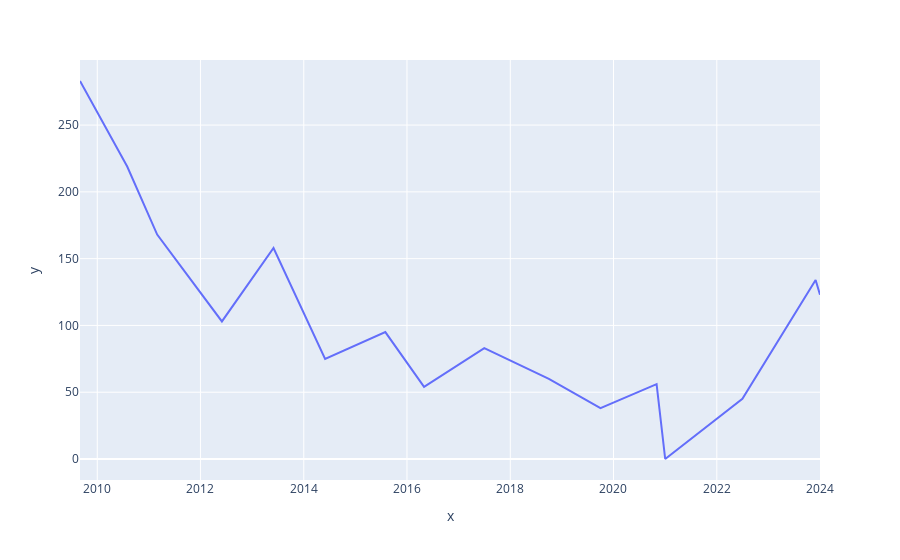

Source (notebook cell):
### Code cell
import plotly.express as px
# series_influ_A_df['Year'] = series_influ_A_df['Month'].apply(lambda x:x[:4])
# series_influ_A_df.groupby('Year').max()

# px.line(x= series_influ_A_df["Year"],y = series_influ_A_df["Influenza A - All types of surveillance"])

series_influ_A_df['Month'] = pd.to_datetime(series_influ_A_df['Month'])
 
series_influ_A_df['Year'] = series_influ_A_df['Month'].dt.year

 
max_values = series_influ_A_df.loc[series_influ_A_df.groupby('Year')['Influenza A - All types of surveillance'].idxmax()]
 
# print(max_values[['Year', 'Month', 'Influenza A - All types of surveillance']])
px.line(x= max_values["Month"],y = max_values["Influenza A - All types of surveillance"])

### Figure 1 — Plotly figure (JSON) as saved in the notebook; plotly's stock layout.template omitted (floating-point values rounded to 4 significant figures)
{"data": [{"hovertemplate": "x=%{x}<br>y=%{y}<extra></extra>", "legendgroup": "", "line": {"color": "#636efa", "dash": "solid"}, "marker": {"symbol": "circle"}, "mode": "lines", "name": "", "orientation": "v", "showlegend": false, "type": "scatter", "x": ["2009-09-01T00:00:00", "2010-08-01T00:00:00", "2011-03-01T00:00:00", "2012-06-01T00:00:00", "2013-06-01T00:00:00", "2014-06-01T00:00:00", "2015-08-01T00:00:00", "2016-05-01T00:00:00", "2017-07-01T00:00:00", "2018-10-01T00:00:00", "2019-10-01T00:00:00", "2020-11-01T00:00:00", "2021-01-01T00:00:00", "2022-07-01T00:00:00", "2023-12-01T00:00:00", "2024-01-01T00:00:00"], "xaxis": "x", "y": [283, 219, 168, 103, 158, 75, 95, 54, 83, 60, 38, 56, 0, 45, 134, 123], "yaxis": "y"}], "layout": {"legend": {"tracegroupgap": 0}, "margin": {"t": 60}, "xaxis": {"anchor": "y", "domain": [0, 1], "title": {"text": "x"}}, "yaxis": {"anchor": "x", "domain": [0, 1], "title": {"text": "y"}}}}
